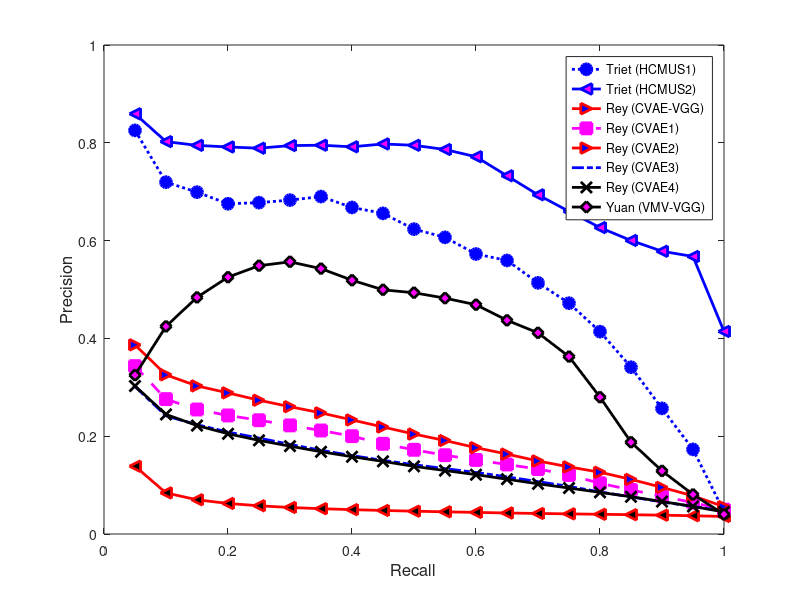

MATLAB code for this plot:
clear all
close all
figure
clc

HCMUS_Run_1=[     
0.050000        0.825416
0.100000        0.719503
0.150000        0.699092
0.200000        0.675308
0.250000        0.677628
0.300000        0.682808
0.350000        0.690042
0.400000        0.667798
0.450000        0.655734
0.500000        0.623407
0.550000        0.606667
0.600000        0.572570
0.650000        0.559440
0.700000        0.513640
0.750000        0.472037
0.800000        0.413794
0.850000        0.341097
0.900000        0.256905
0.950000        0.173059
1.000000        0.045913
];
M_HCMUS_Run_1=mean(HCMUS_Run_1(:,2))    
hHCMUS_Run_1=plot(HCMUS_Run_1(:,1),HCMUS_Run_1(:,2),'b:o', 'LineWidth',2,'MarkerSize',8, 'MarkerFaceColor','b');%axis square,'View Context')
hold on,

HCMUS_Run_2=[
0.050000        0.859216
0.100000        0.802431
0.150000        0.794737
0.200000        0.791488
0.250000        0.788932
0.300000        0.794304
0.350000        0.795085
0.400000        0.791779
0.450000        0.797641
0.500000        0.794907
0.550000        0.786304
0.600000        0.771459
0.650000        0.732571
0.700000        0.693644
0.750000        0.659768
0.800000        0.626586
0.850000        0.600271
0.900000        0.578238
0.950000        0.567501
1.000000        0.414191

];
MHCMUS_Run_2=mean(HCMUS_Run_2(:,2))      
hHCMUS_Run_2=plot(HCMUS_Run_2(:,1),HCMUS_Run_2(:,2),'b-<', 'LineWidth',2,'MarkerSize',8,'MarkerFaceColor','m');%axis square,'View Context')
hold on,

CVAE_VGG=[
0.050000        0.138629
0.100000        0.084044
0.150000        0.070009
0.200000        0.062488
0.250000        0.057695
0.300000        0.054241
0.350000        0.051744
0.400000        0.049802
0.450000        0.048145
0.500000        0.046653
0.550000        0.045347
0.600000        0.044193
0.650000        0.042945
0.700000        0.042006
0.750000        0.041166
0.800000        0.040324
0.850000        0.039463
0.900000        0.038498
0.950000        0.037331
1.000000        0.035835
];
M_CVAE_VGG=mean(CVAE_VGG(:,2))      
hCVAE_Run_2=plot(CVAE_VGG(:,1),CVAE_VGG(:,2),'r-<', 'LineWidth',2,'MarkerSize',8,'MarkerFaceColor','k');%axis square,'View Context')
hold on,

CVAE_Run_1=[
0.050000        0.343336
0.100000        0.275866
0.150000        0.254600
0.200000        0.242450
0.250000        0.232684
0.300000        0.222112
0.350000        0.211676
0.400000        0.200061
0.450000        0.184472
0.500000        0.172194
0.550000        0.161133
0.600000        0.151442
0.650000        0.142145
0.700000        0.132850
0.750000        0.120731
0.800000        0.103753
0.850000        0.090158
0.900000        0.077256
0.950000        0.064207
1.000000        0.049883];
M_CVAE_Run_1=mean(CVAE_Run_1(:,2))      
hCVAE_Run_1=plot(CVAE_Run_1(:,1),CVAE_Run_1(:,2),'m--s', 'LineWidth',2,'MarkerSize',8,'MarkerFaceColor','m');%axis square,'View Context')
hold on,


CVAE_Run_2 =[
0.050000        0.386742
0.100000        0.325463
0.150000        0.302810
0.200000        0.288568
0.250000        0.273563
0.300000        0.260320
0.350000        0.247675
0.400000        0.233216
0.450000        0.218817
0.500000        0.204397
0.550000        0.191132
0.600000        0.176546
0.650000        0.163425
0.700000        0.149354
0.750000        0.137199
0.800000        0.126332
0.850000        0.111684
0.900000        0.095349
0.950000        0.078012
1.000000        0.055976
];
M_CVAE_Run_2 = mean(CVAE_Run_2(:,2))      
hCVAE_Run_2 = plot(CVAE_Run_2(:,1),CVAE_Run_2(:,2),'r->', 'LineWidth',2,'MarkerSize',8,'MarkerFaceColor','b');%axis square,'View Context')
hold on,

CVAE_Run_3 =[
0.050000        0.301478
0.100000        0.241550
0.150000        0.223536
0.200000        0.208445
0.250000        0.196246
0.300000        0.183200
0.350000        0.171232
0.400000        0.160339
0.450000        0.150582
0.500000        0.141688
0.550000        0.133752
0.600000        0.125854
0.650000        0.116821
0.700000        0.107201
0.750000        0.097311
0.800000        0.086044
0.850000        0.075845
0.900000        0.065480
0.950000        0.056463
1.000000        0.046792
];
M_CVAE_Run_3 = mean(CVAE_Run_3(:,2))      
hCVAE_Run_3 = plot(CVAE_Run_3(:,1),CVAE_Run_3(:,2),'b-.', 'LineWidth',2,'MarkerSize',8,'MarkerFaceColor','b');%axis square,'View Context')
hold on,

CVAE_Run_4 =[
0.050000        0.302683
0.100000        0.244497
0.150000        0.221814
0.200000        0.205026
0.250000        0.191445
0.300000        0.179637
0.350000        0.168217
0.400000        0.158079
0.450000        0.148498
0.500000        0.138304
0.550000        0.129804
0.600000        0.121357
0.650000        0.111999
0.700000        0.102643
0.750000        0.093978
0.800000        0.085138
0.850000        0.076222
0.900000        0.066355
0.950000        0.056301
1.000000        0.045078
];

M_CVAE_Run_4 = mean(CVAE_Run_4(:,2))      
hCVAE_Run_4 = plot(CVAE_Run_4(:,1),CVAE_Run_4(:,2),'k-x', 'LineWidth',2,'MarkerSize',8,'MarkerFaceColor','b');%axis square,'View Context')
hold on,



VMV_VGG = [
0.050000	0.324977
0.100000	0.424607
0.150000	0.483992
0.200000	0.525294
0.250000	0.548607
0.300000	0.556598
0.350000	0.542608
0.400000	0.519040
0.450000	0.499338
0.500000	0.493370
0.550000	0.482363
0.600000	0.468807
0.650000	0.437102
0.700000	0.411334
0.750000	0.362738
0.800000	0.279869
0.850000	0.187827
0.900000	0.128961
0.950000	0.080784
1.000000	0.040222];

M_VMV_VGG = mean(VMV_VGG(:,2))
hVMV_VGG = plot(VMV_VGG(:,1), VMV_VGG(:,2), 'k-d', 'LineWidth',2,'MarkerSize',8,'MarkerFaceColor','m');%axis square,'View Context')
hold on,



%axis([0 1 0 1]);
xlabel('Recall','Fontsize',12),ylabel('Precision' ,'Fontsize',12)
H=[hHCMUS_Run_1 hHCMUS_Run_2 hCVAE_Run_2 hCVAE_Run_1 hCVAE_Run_2 hCVAE_Run_3 hCVAE_Run_4 hVMV_VGG];
% 'Tran (RNIRAP1)', 'Tran (RNIRAP2)' , 'Tran (RNIRAP3)', 'Tran (BoW1)', 'Tran (BoW2)'
legend(H, 'Triet (HCMUS1)', 'Triet (HCMUS2)', 'Rey (CVAE-VGG)', 'Rey (CVAE1)', 'Rey (CVAE2)', 'Rey (CVAE3)', 'Rey (CVAE4)', 'Yuan (VMV-VGG)');
%legend(H,'Hybrid Radial Distance','D2','SHELL','LightFiedl Descriptor','Hybrid-Depth-SH')
%legend(H,'Hybrid Radial Distance','Global Radial Distance','Local Radial Distance','D2','LightFiedl Descriptor','3DOR')
xlabel('Recall','Fontsize',12),ylabel('Precision' ,'Fontsize',12)
%title('PSB database', 'FontSize',12);

box on
% axis square
axis([0 1 0 1])
%G_Hybrid =   0.6284
%G_D2 =    0.2225
%G_SHELL =    -4.8039
%G_LF_2nd =   0.5599
%G_ThreeDOR =    0.7109
    
    
%title('PSB Precision-recall Plot-Hybrid-(20 Views)')
%axis equal
%legend(H,'Shape context based View Context','Light Field Descriptor','D2','SHELL','Hybrid Descriptor')
%legend(H,'Shape context based View Context','Light Field
%Descriptor','D2','SHELL','Moments based View Context','Feature Views Moments','Hybrid Descriptor')
